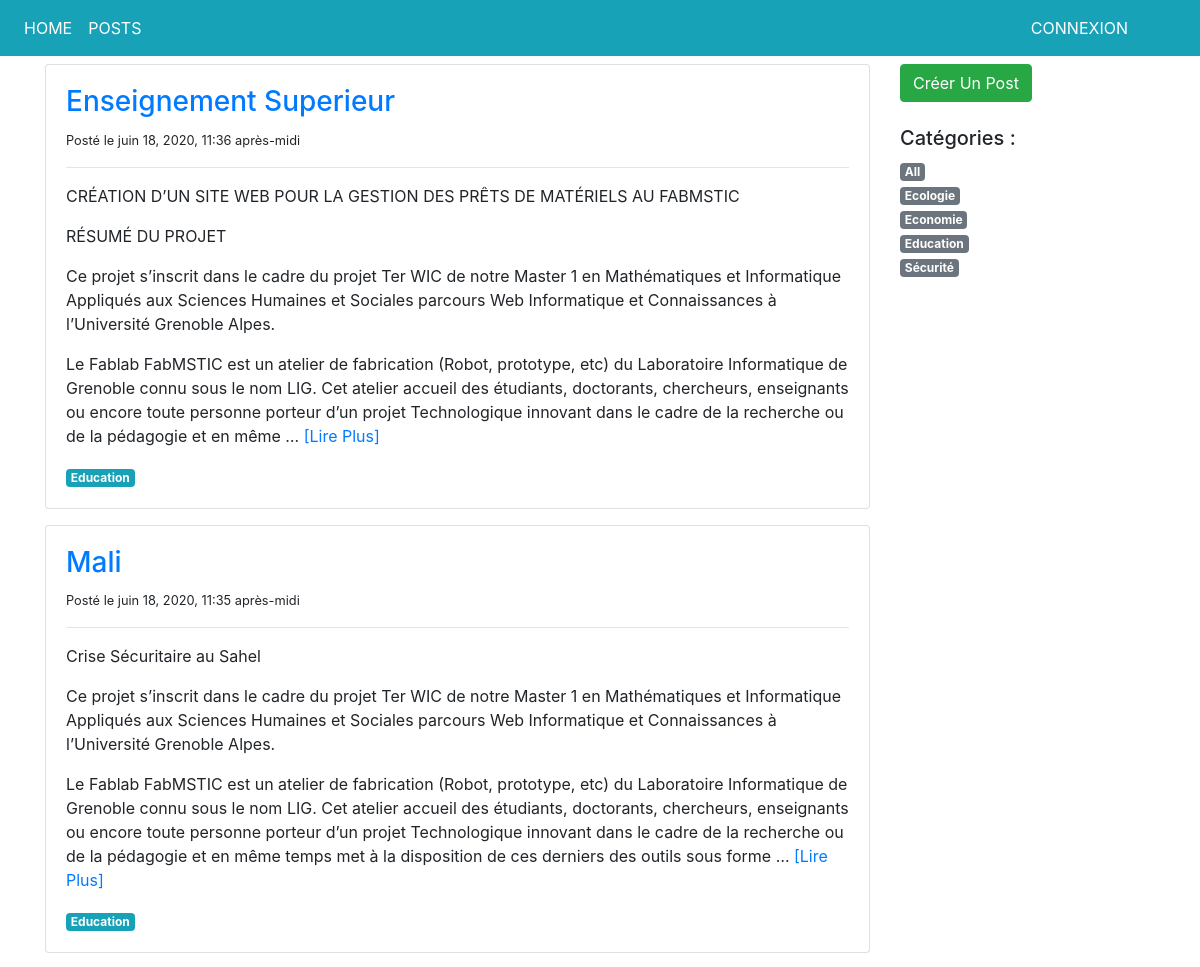
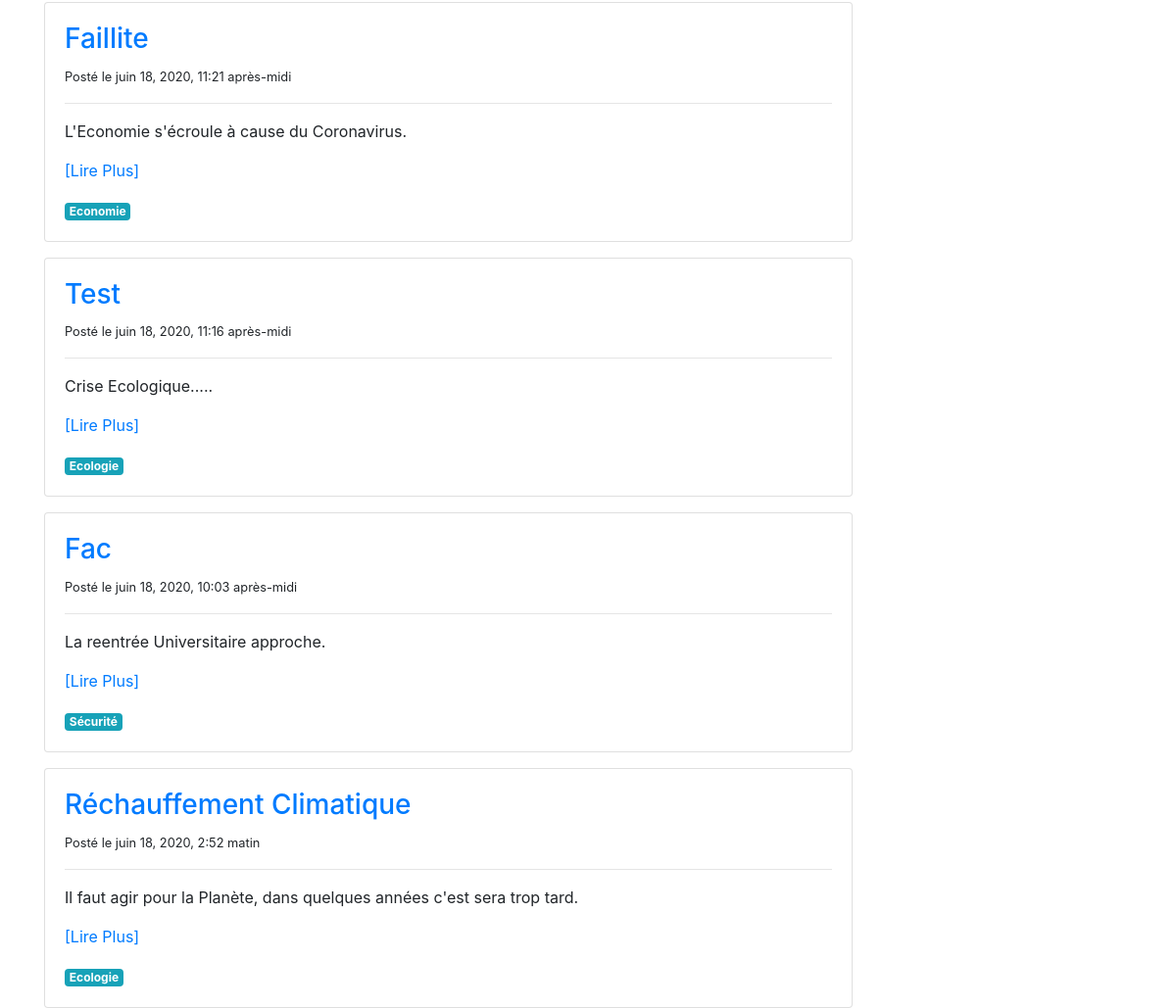
Page /planet/posts/ on the earlier database version (2 pictures, top to bottom).
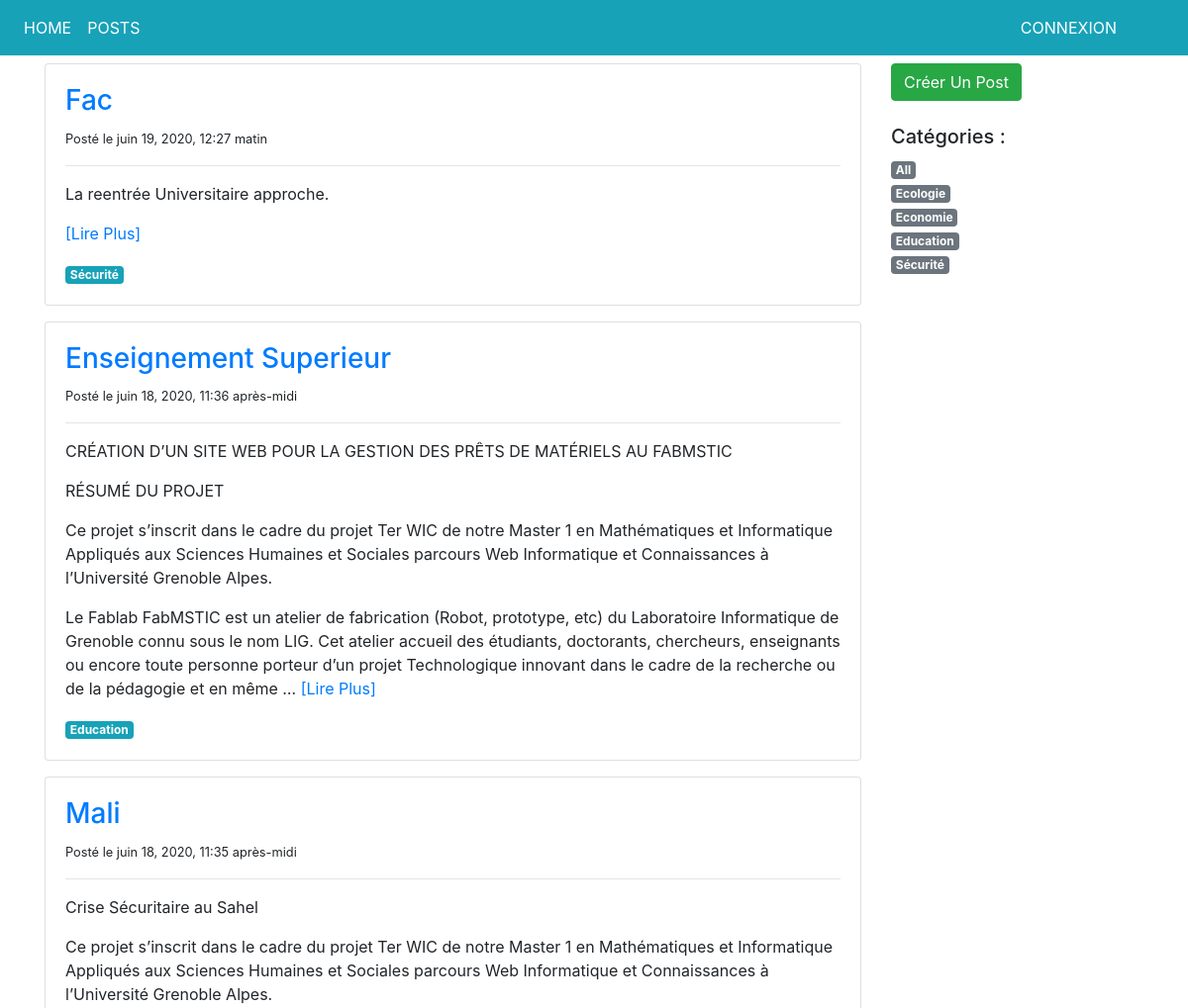
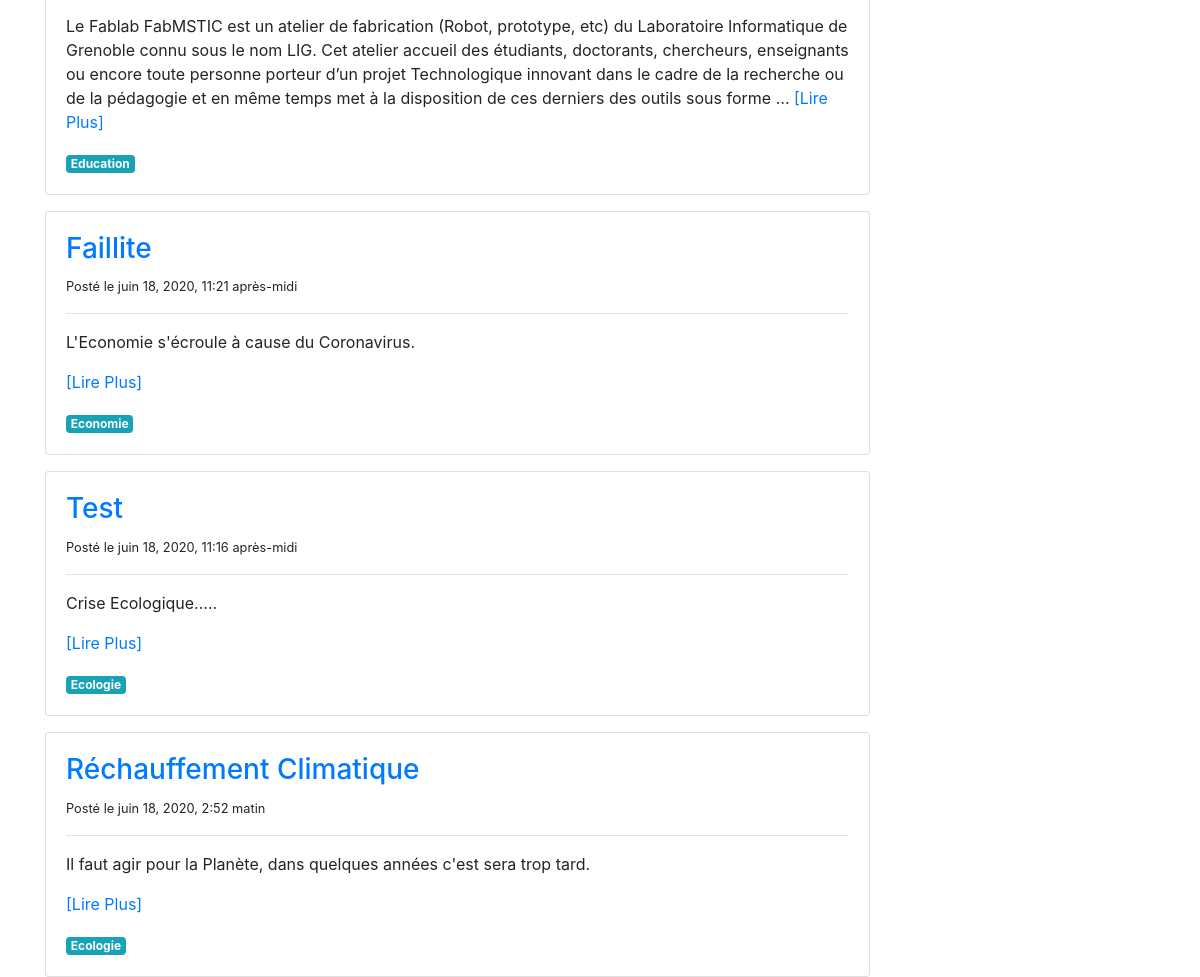
Same page on the later database version (2 pictures, top to bottom).
### planet/models.py (models this page shows, shortened)
class Post(models.Model):
    title = models.CharField(max_length=250)
    category = models.ForeignKey('PostCategory', null=True, blank=True, on_delete=models.DO_NOTHING)
    published = models.BooleanField(default=False)
    text = models.TextField(blank=True)
    created_at = models.DateTimeField(auto_now=True)

class PostCategory(models.Model):
    name = models.CharField(max_length=50)
    def slug(self):
        return slugify(self.name)

### planet/views.py (the view)
# urls.py: path('posts/', views.post_list, name='view-post'),
def post_list(request, category_name = model_helpers.post_category_all.slug()):
    category, posts = model_helpers.get_category_and_posts(category_name)
    categories = model_helpers.get_categories()
    context = {'category' : category, 'posts' : posts, 'categories' : categories,
               'navigation_items' : navigation.navigation_items(navigation.NAV_POSTS)}
    return render(request, 'planet/post_list.html', context)

### planet/model_helpers.py (called while the page is built, shortened)
def get_category_and_posts(category_name):
    posts = Post.objects.filter(published = True)
    if category_name == post_category_all.slug() :
        category = post_category_all
    posts = posts.order_by('-created_at')
    return category, posts

def get_categories():
    categories = list(PostCategory.objects.all().order_by('name'))
    categories.insert(0, post_category_all)
    return categories

### planet/navigation.py (called while the page is built)
def navigation_items(selected_item):
    items = []
    for name, url in NAV_ITEMS :
        items.append({
            'name': name,
            'url': url,
            'active': True if selected_item == name else False
        })
    return items

### planet/templates/planet/post_list.html (shortened to what this page needs)
{% extends 'base.html' %}
{% block content %}
<div class="row">
    <div class="col-sm-9">
        {% for post in posts %}
        <div class="card mt-3">
            <div class="card-body">
                <div class="">
                    <h3><a href="{% url 'post-detail' post.pk %}">{{post.title}}</a></h3>
                    <small>Posté le {{post.created_at}}</small>
                    <hr>
                    <p class="text-muted">
                        {{post.text|linebreaks|safe|truncatewords:100}}
                        <a href="{% url 'post-detail' post.pk %}">[Lire Plus]</a>
                    </p>
                    <a href="{% url 'post-list' post.category.slug %}" class="badge badge-info">
                        {{post.category.name|capfirst}}</a>
                </div>
            </div>
        </div>
        {% endfor %}
    </div>
    <div class="col-sm-3 mt-3">
        <a href="{% url 'create-post' %}" class="btn btn-success"> Créer Un Post</a><br><br>
        <h5>Catégories :</h5>
        <ul class="list-unstyled">
            {% for cat in categories %}
            <li>
                <a href="{% url 'post-list' cat.slug %}" class="badge badge-secondary">{{cat.name|capfirst}}</a>
            </li>
            {% endfor %}
        </ul>
    </div>
</div>
{% endblock %}

Differences in the rows shown:
changed Post "Fac": created_at "juin 18, 2020, 10:03 après-midi" → "juin 19, 2020, 12:27 matin"; moves up the list
